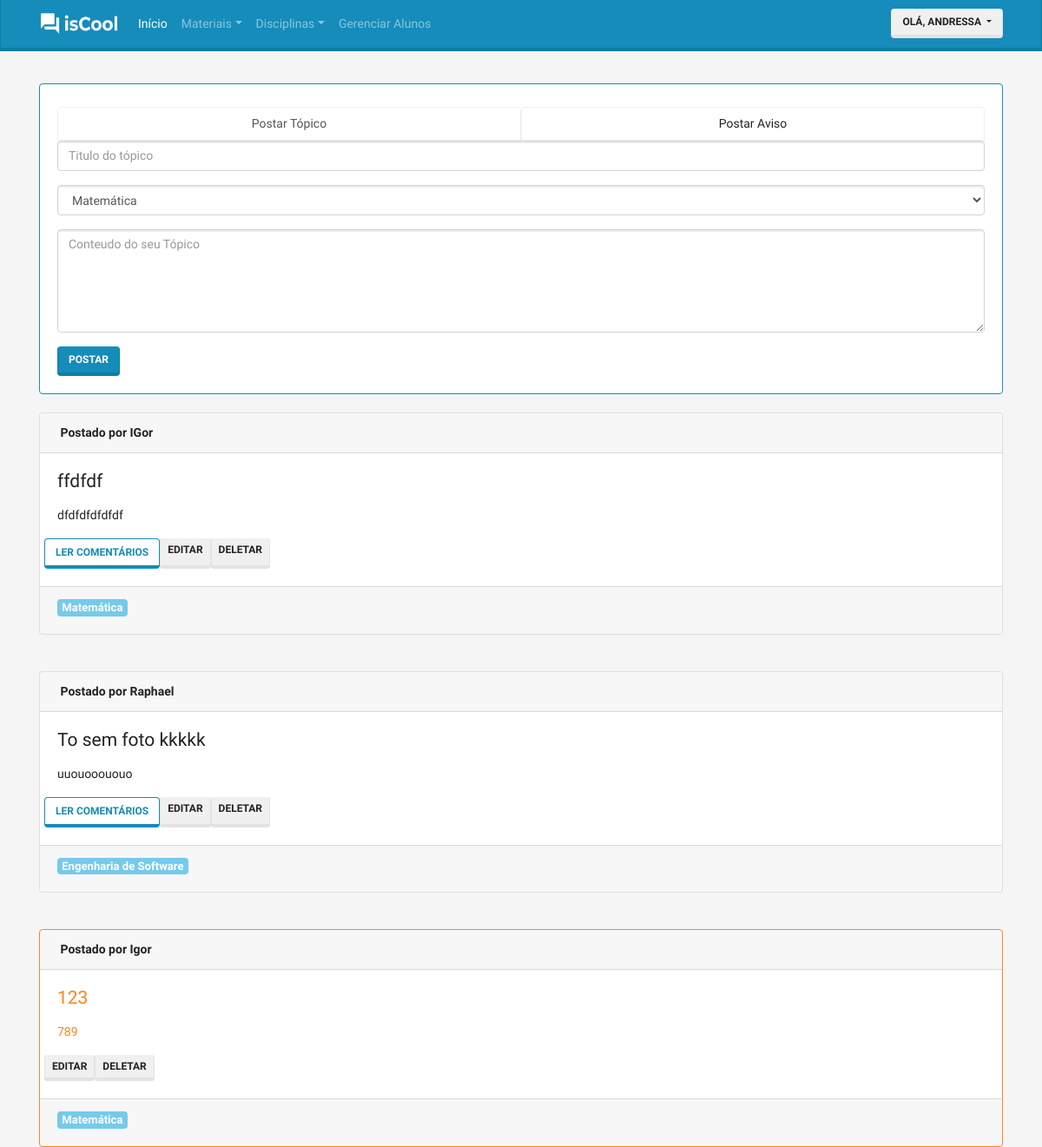
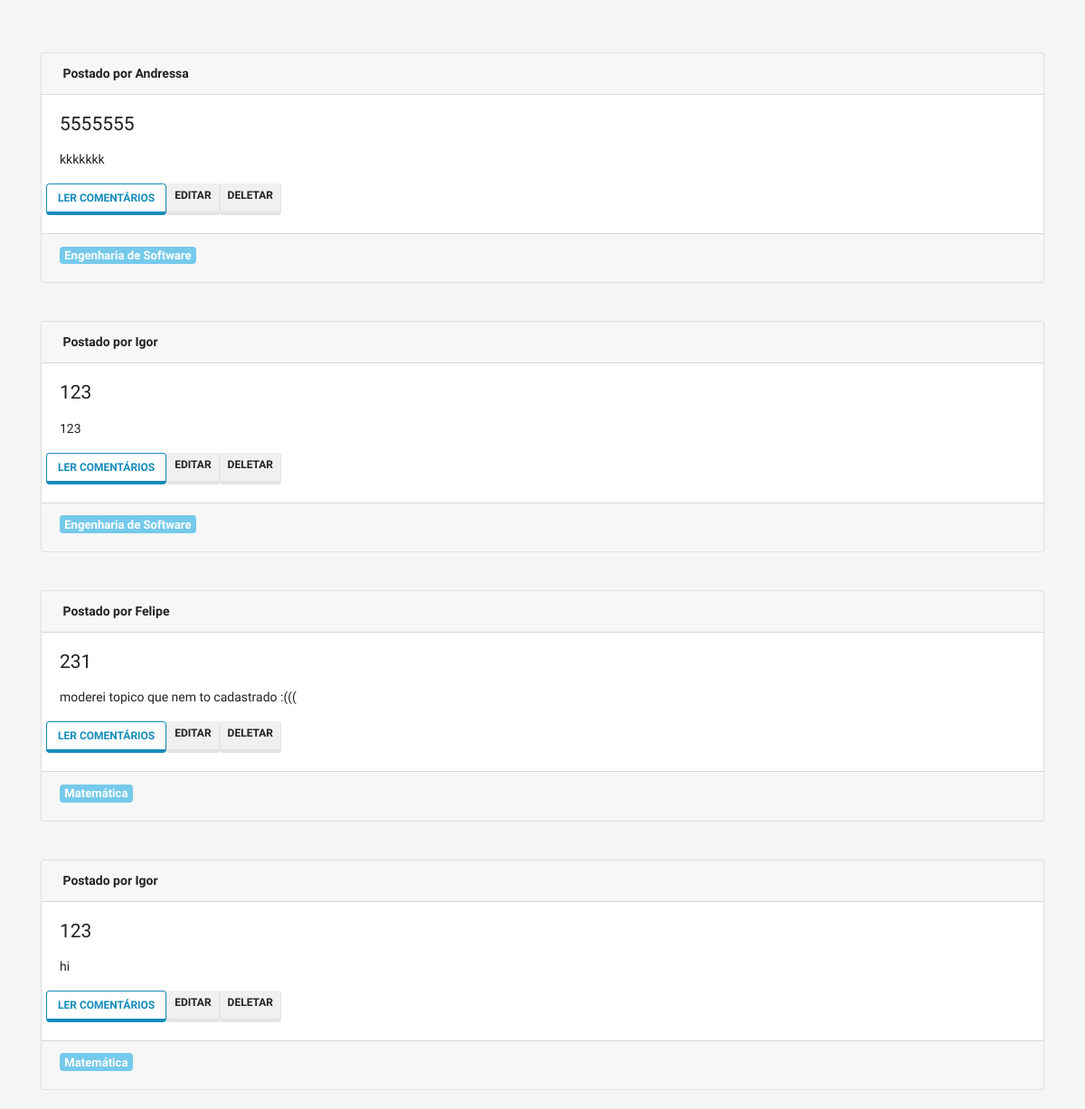
The app's page / (signed in), older data (2 pictures, top to bottom).
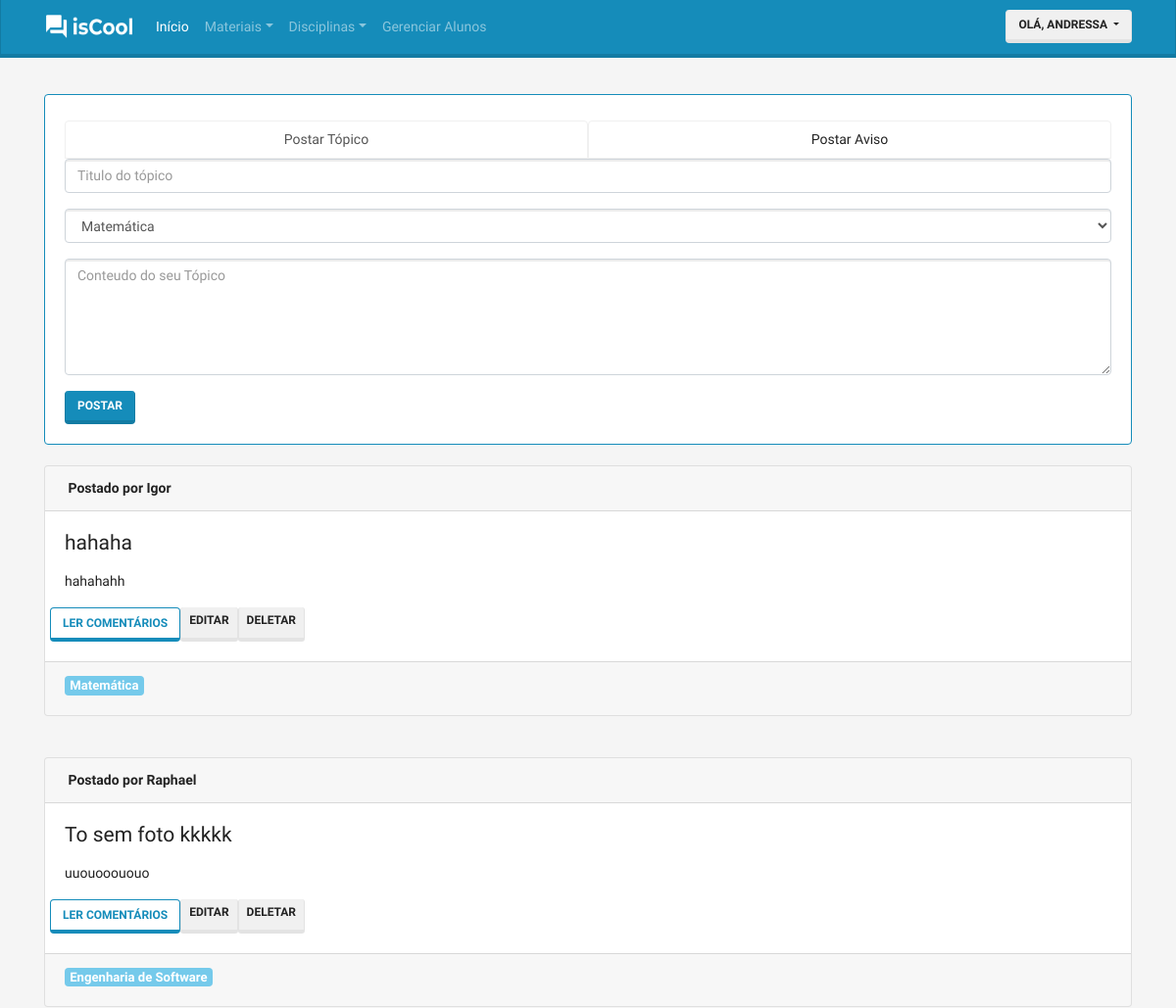
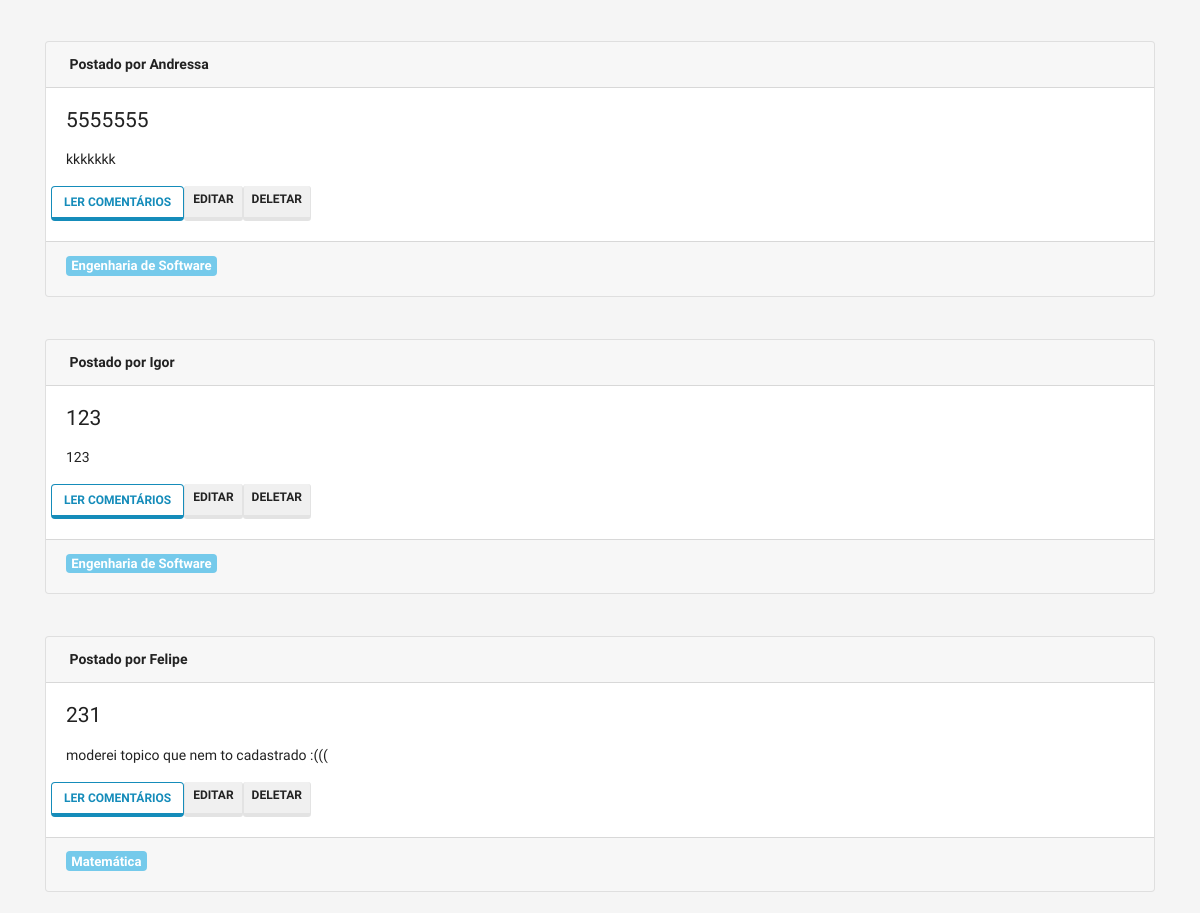
The same page, newer data (2 pictures, top to bottom).
### post/models.py (models this page shows)
class Topic(models.Model):
    title = models.CharField('Título', max_length=100)
    content = models.TextField('Conteúdo')
    created = models.DateTimeField('Criado em', auto_now_add=True)
    modified = models.DateTimeField('Modificado em', auto_now=True)
    discipline = models.ForeignKey('discipline.Discipline', verbose_name='Disciplina', on_delete=models.PROTECT)
    is_warning = models.BooleanField('Aviso', default=False)
    author = models.ForeignKey('accounts.User', verbose_name='Autor', on_delete=models.PROTECT)
    class Meta:
        verbose_name = 'Tópico'
        verbose_name_plural = 'Tópicos'
        ordering = ['-created']
    def __str__(self):
        return self.title

### accounts/models.py (models this page shows, shortened)
class User(AbstractBaseUser, PermissionsMixin):
    username = models.CharField(
        'Apelido / Usuário', max_length=30, unique=True, validators=[
            validators.RegexValidator(
                re.compile('^[\w.@+-]+$'),
                'Informe um nome de Usuário Válido. '
                'Este valor deve conter apenas letras e números.'
                'e os caracteres: @/./+/-/_.'
                , 'invalid'
            )
        ], help_text='Um nome curto que será usado para identificá-lo de forma única na plataforma'
    )
    name = models.CharField('Nome', max_length=100, blank=True)
    email = models.EmailField('E-mail')
    is_staff = models.BooleanField('Equipe', default=False)
    is_active = models.BooleanField('Ativo', default=True)
    date_joined = models.DateTimeField('Data de Entrada', auto_now_add=True)
    is_student = models.BooleanField('Aluno', default=False)
    is_moderator = models.BooleanField('Moderador', default=False)
    is_teacher = models.BooleanField('Professor', default=False)
    avatar = models.ImageField('Avatar', upload_to='avatars', blank='true', default='avatars/user.png')
    USERNAME_FIELD = 'username'
    REQUIRED_FIELDS = ['email']
    objects = UserManager()
    class Meta:
        verbose_name = 'Usuário'
        verbose_name_plural = 'Usuários'
    def __str__(self):
        return self.name or self.username
    def get_short_name(self):
        return str(self).split(" ")[0]

### discipline/models.py (models this page shows)
class Discipline(models.Model):
    teacher = models.ForeignKey('accounts.User', verbose_name='Professor(a)', on_delete=models.CASCADE)
    name = models.CharField('Nome', max_length=25)
    description = models.TextField('Descição')
    class Meta:
        verbose_name = 'Disciplina'
        verbose_name_plural = 'Disciplinas'
    def __str__(self):
        return self.name

### core/views.py (the view)
# urls.py: path('',views.index, name='index'),
@login_required
def index(request, sucess=False ):
    formReply = ReplyForm()
    formTopic = TopicForm()
    context = {
        'topics': Topic.objects.all(),
        'replies': Reply.objects.all(),
        'disciplines': Discipline.objects.all(),
        'registers': RegisterStudent.objects.all(),
        'formReply': formReply,
        'formTopic': formTopic,
        'sucess': sucess,
    }
    return render(request, 'index.html', context)

### post/forms.py
class ReplyForm(forms.ModelForm):
    class Meta:
        model = Reply
        fields = '__all__'

class TopicForm(forms.ModelForm):
    class Meta:
        model = Topic
        fields = '__all__'

### core/templates/index.html (shortened to what this page needs)
{% extends "base.html" %}
{% load widget_tweaks %}
{% load thumbnail %}
{% block container %}
  <div class="container margin-top">
    <div class="card border-primary">
      <div class="card-body">
        <ul class="nav nav-tabs nav-justified" role="tablist">
          <li class="nav-item">
            <a class="nav-link active" id="home-tab" data-toggle="tab" href="#postar_topico" role="tab" aria-controls="home" aria-selected="true">Postar Tópico</a>
          </li>
          {% if user.is_teacher == True %}
            <li class="nav-item">
              <a class="nav-link" id="profile-tab" data-toggle="tab" href="#postar_aviso" role="tab" aria-controls="profile" aria-selected="false">Postar Aviso</a>
            </li>
          {% endif %}
        </ul>
        <div class="tab-content">
          <div class="tab-pane fade show active" id="postar_topico" role="tabpanel" >
            <form class="" action="{% url 'post:newTopic' %}" method="post">
              {% with WIDGET_ERROR_CLASS='my_error' WIDGET_REQUIRED_CLASS='my_required' %}
              <div class="form-group">
                {% render_field formTopic.title class='form-control' placeholder='Titulo do tópico' %}
              </div>
              <div class="form-group">
                <select id="id_discipline" name="discipline" class="form-control">
                  {% for discipline in disciplines %}
                    {% if discipline.teacher == user  %}
                      <option value="{{discipline.id }}">{{discipline.name}}</option>
                    {% endif %}
                    {% endfor %}
                </select>
              </div>
              <div class="form-group">
                {% render_field formTopic.content class='form-control' rows="5" cols="20" placeholder='Conteudo do seu Tópico' %}
              </div>
              {% endwith %}
              <button type="submit" class="btn btn-primary">Postar</button>
            </form>
          </div>
        </div>
        </div>
      </div>
  </div>
{% for topic in topics  %}
    {% if topic.discipline.teacher == user %}
      {% include "posts.html" %}
    {% endif %}
{% endfor %}
{% endblock %}

### core/templates/posts.html (shortened to what this page needs)
{% load widget_tweaks %}
{% load thumbnail %}
<br>
<div class="container">
  <div class="{% if topic.is_warning == True %}card border-warning mb-3{% else %}card{% endif %}">
    <div class="card-header font-weight-bold">
      Postado por {{topic.author.get_short_name}}
    </div>
    <div class="{% if topic.is_warning == True %}card-body text-warning{% else %}card-body{% endif %}">
      <h4 class="card-title">{{topic.title}}</h4>
      <div class="card-text"><p class="lead"> {{ topic.content|linebreaks }} </p></div>
      <div class="row">
        {% if topic.is_warning == False %}
          <button type="button" class="btn btn-outline-primary display-2" data-toggle="modal" data-target="#modal{{topic.id}}">Ler Comentários</button>
        {% endif %}
        {% if topic.author == request.user or user == register.student and register.status == 3  and register.discipline == topic.discipline or topic.discipline.teacher == user %}
        <a class="btn btn-secondary btn-sm" href="{% url 'post:editTopic' topic.id %}" role="button">Editar</a>
        <a class="btn btn-secondary btn-sm" href="{% url 'post:deleteTopic' topic.id %}" role="button">Deletar</a>
        {% endif %}
      </div>
    </div>
    <div class="card-footer ">
      <h5><a href="#" class="badge badge-info">{{ topic.discipline }}</a></h5>
    </div>
  </div>
</div>
<br>

Row changes from the older to the newer data that the page shows:
removed Topic: author.get_short_name "IGor", title "ffdfdf", content "dfdfdfdfdfdf", shows "EDITAR", discipline "Matemática"
removed Topic: author.get_short_name "Igor", title "123", content "789", shows "EDITAR", discipline "Matemática", is_warning True (drawn)
removed Topic: author.get_short_name "Igor", title "123", content "hi", shows "EDITAR", discipline "Matemática"
added Topic: author.get_short_name "Igor", title "hahaha", content "hahahahh", shows "EDITAR", discipline "Matemática"
